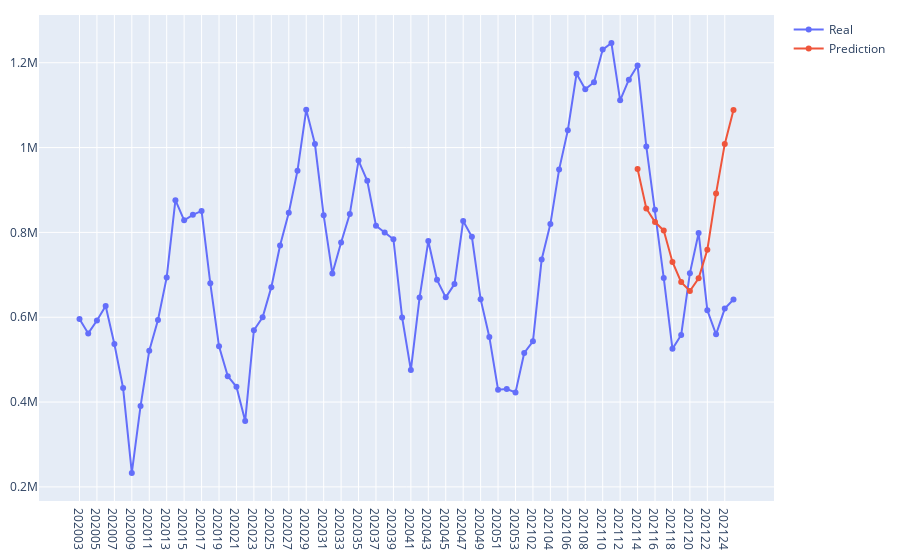

This figure's notebook cell:
### Code cell
fig = go.Figure()
fig.add_trace(go.Scatter(x=inven_rslt['ww'], y=inven_rslt['inven'],
                        mode='lines+markers', name='Real'))
fig.add_trace(go.Scatter(x=inven_rslt['ww'].iloc[now_no:], 
                         y=inven_rslt['inven_pred'].iloc[now_no:],
                        name='Prediction'))
fig.update_layout(margin=dict(l=10, r=15, t=15, b=10))
fig.update_xaxes(categoryorder='category ascending')
fig.show()
